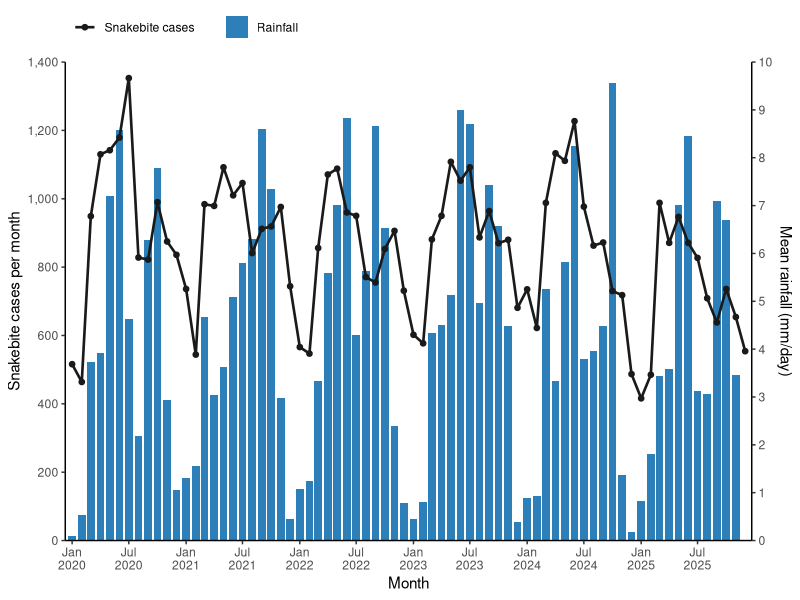
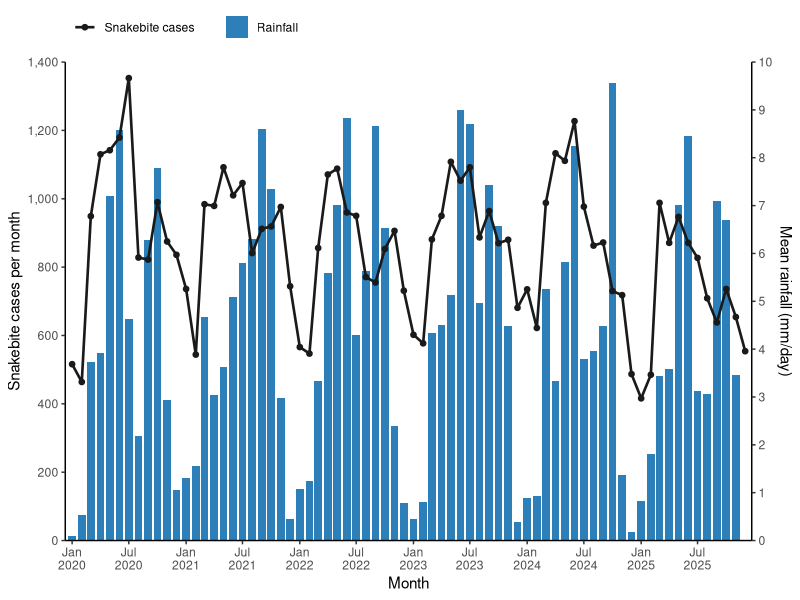
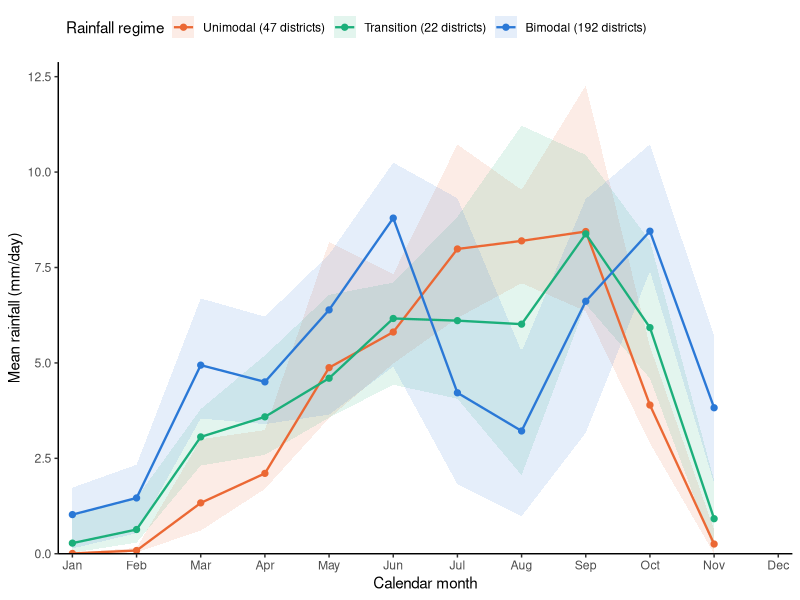
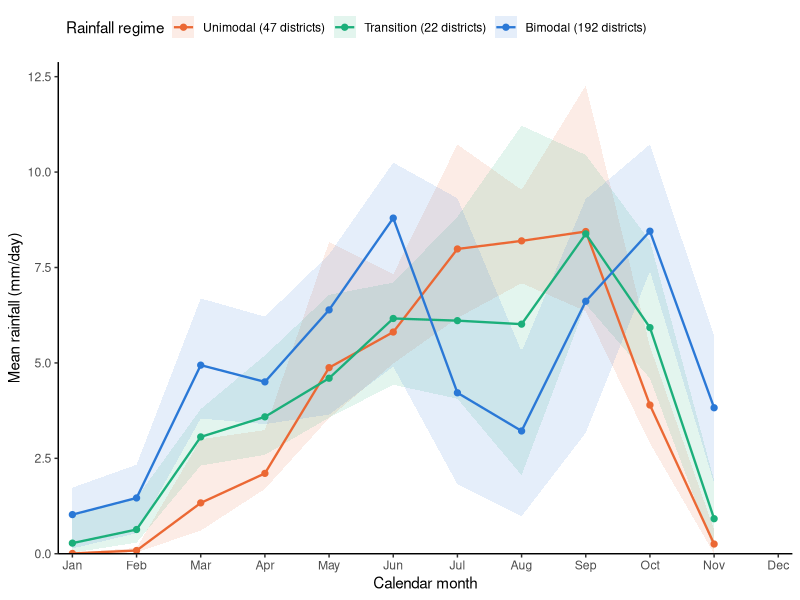
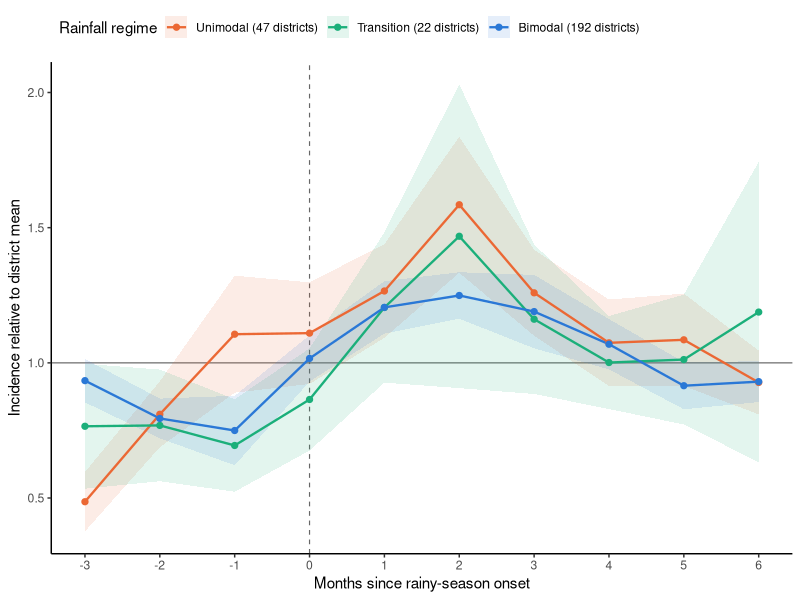
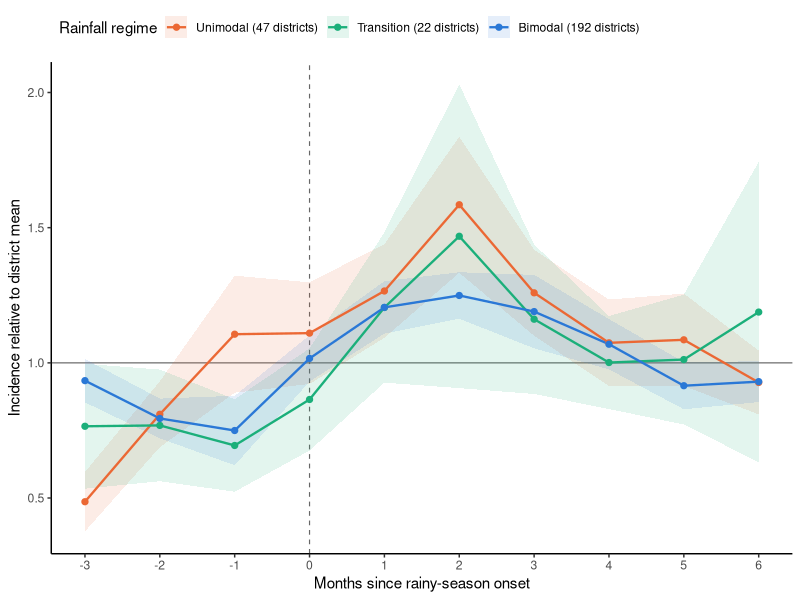

These figures' R source, in order:
# Descriptive figures for Results sections 3.1 and 3.2, January 2020 - December 2025.
#   Fig 2: national monthly snakebite cases (line, left axis) and mean district rainfall (bars, right axis)
#   Fig 3: mean monthly rainfall by calendar month and rainfall regime (line = mean over years, band = range over years)
#   Fig 4: incidence relative to the district mean by months since rainy-season onset (mean and 95% CI over district-years);
#          onset = first month from February with mean rainfall >= 2 mm/day (section 2.3)
# Regime colours match the Fig 1 map. No titles on the images: captions are in the manuscript.
# Run from the repository root:  Rscript analysis/figures_descriptive.R
suppressPackageStartupMessages({
  library(readr); library(dplyr); library(tidyr); library(ggplot2); library(scales)
})

d <- read_csv("data/snakebite_unified_district_month.csv", show_col_types = FALSE) |>
  filter(include_main == 1) |>
  mutate(date = as.Date(paste0(date, "-01")))

REG_COL <- c(Unimodal = "#eb6834", Transition = "#1baf7a", Bimodal = "#2a78d6")   # as in the Fig 1 map
REG_LAB <- c(Unimodal = "Unimodal (47 districts)", Transition = "Transition (22 districts)", Bimodal = "Bimodal (192 districts)")
CASE_COL <- "#1A1A1A"; RAIN_COL <- "#2C7FB8"
d <- d |> mutate(regime = factor(tools::toTitleCase(regime), levels = names(REG_COL)))

theme_pub <- function(base = 11) {
  theme_classic(base_size = base) +
    theme(legend.position = "top", legend.justification = "left")
}
save_fig <- function(p, name, w, h) {
  ggsave(file.path("figures", paste0(name, ".png")), p, width = w, height = h, dpi = 300, bg = "white")
  ggsave(file.path("figures", paste0(name, ".pdf")), p, width = w, height = h, device = cairo_pdf, bg = "white")
  message("saved figures/", name, ".png and .pdf")
}

# ---- Fig 2: national monthly cases and rainfall --------------------------------------------------------
nat <- d |> group_by(date) |>
  summarise(cases = sum(cases_total), rainfall = mean(rainfall, na.rm = TRUE), .groups = "drop")
K <- 140                                           # rainfall (mm/day) x K is drawn on the cases scale
p2 <- ggplot(nat, aes(date)) +
  geom_col(aes(y = rainfall * K, fill = "Rainfall"), width = 24) +
  geom_line(aes(y = cases, colour = "Snakebite cases"), linewidth = 0.9) +
  geom_point(aes(y = cases, colour = "Snakebite cases"), size = 1.6) +
  scale_fill_manual(values = c("Rainfall" = RAIN_COL), name = NULL) +
  scale_colour_manual(values = c("Snakebite cases" = CASE_COL), name = NULL) +
  scale_y_continuous(name = "Snakebite cases per month", labels = label_comma(), limits = c(0, 1400),
                     breaks = seq(0, 1400, 200), expand = c(0, 0),
                     sec.axis = sec_axis(~ . / K, name = "Mean rainfall (mm/day)", breaks = 0:10)) +
  scale_x_date(name = "Month", limits = as.Date(c("2019-12-10", "2025-12-22")),
               breaks = seq(as.Date("2020-01-01"), as.Date("2025-07-01"), by = "6 months"),
               date_labels = "%b\n%Y", expand = c(0, 0)) +
  guides(colour = guide_legend(order = 1), fill = guide_legend(order = 2)) +
  theme_pub()
save_fig(p2, "Fig2", 8.0, 4.6)

cat("\nNational monthly totals\n"); print(summary(nat$cases))
cat("max:"); print(nat[which.max(nat$cases), ]); cat("min:"); print(nat[which.min(nat$cases), ])
pk <- nat |> mutate(year = format(date, "%Y")) |> group_by(year) |>
  summarise(total = sum(cases), peak_month = format(date[which.max(cases)], "%b"), peak = max(cases),
            low_month = format(date[which.min(cases)], "%b"), low = min(cases),
            rain_peak = format(date[which.max(rainfall)], "%b"))
print(pk)
cat("correlation of cases with rainfall at lags 0-3 months:\n")
for (k in 0:3) cat(" lag", k, round(cor(nat$cases[(k + 1):nrow(nat)], nat$rainfall[1:(nrow(nat) - k)]), 2), "\n")

# ---- Fig 3: rainfall by calendar month and regime ------------------------------------------------------
rs <- d |> group_by(regime, year, month) |> summarise(rain = mean(rainfall), .groups = "drop") |>
  group_by(regime, month) |> summarise(mean = mean(rain), lo = min(rain), hi = max(rain), .groups = "drop")
p3 <- ggplot(rs, aes(month, mean, colour = regime, fill = regime)) +
  geom_ribbon(aes(ymin = lo, ymax = hi), alpha = 0.12, colour = NA) +
  geom_line(linewidth = 0.8) + geom_point(size = 1.8) +
  scale_colour_manual(values = REG_COL, labels = REG_LAB, name = "Rainfall regime") +
  scale_fill_manual(values = REG_COL, labels = REG_LAB, name = "Rainfall regime") +
  scale_x_continuous(breaks = 1:12, labels = month.abb, expand = expansion(mult = 0.02)) +
  scale_y_continuous(limits = c(0, NA), expand = expansion(mult = c(0, 0.05))) +
  labs(x = "Calendar month", y = "Mean rainfall (mm/day)") + theme_pub()
save_fig(p3, "Fig3", 7.0, 4.4)

# ---- Fig 4: relative incidence by months since onset ---------------------------------------------------
d <- d |> mutate(rate = cases_total / population) |> group_by(district) |> mutate(rr = rate / mean(rate)) |> ungroup()
onset <- d |> filter(month >= 2, rainfall >= 2) |> group_by(district, year, regime) |>
  summarise(t0 = min(t), .groups = "drop")
ev <- onset |> crossing(k = -3:6) |> mutate(t = t0 + k) |>
  inner_join(select(d, district, t, rr), by = c("district", "t")) |>
  group_by(regime, k) |> summarise(m = mean(rr), se = sd(rr) / sqrt(n()), .groups = "drop") |>
  mutate(lo = m - 1.96 * se, hi = m + 1.96 * se)
p4 <- ggplot(ev, aes(k, m, colour = regime, fill = regime)) +
  geom_hline(yintercept = 1, colour = "grey40", linewidth = 0.4) +
  geom_vline(xintercept = 0, colour = "grey40", linewidth = 0.4, linetype = "dashed") +
  geom_ribbon(aes(ymin = lo, ymax = hi), alpha = 0.12, colour = NA) +
  geom_line(linewidth = 0.8) + geom_point(size = 1.8) +
  scale_colour_manual(values = REG_COL, labels = REG_LAB, name = "Rainfall regime") +
  scale_fill_manual(values = REG_COL, labels = REG_LAB, name = "Rainfall regime") +
  scale_x_continuous(breaks = -3:6) +
  labs(x = "Months since rainy-season onset", y = "Incidence relative to district mean") + theme_pub()
save_fig(p4, "Fig4", 7.0, 4.4)
cat("\nRelative incidence by months since onset\n"); print(as.data.frame(ev |> mutate(across(c(m, lo, hi), \(x) round(x, 2)))))
